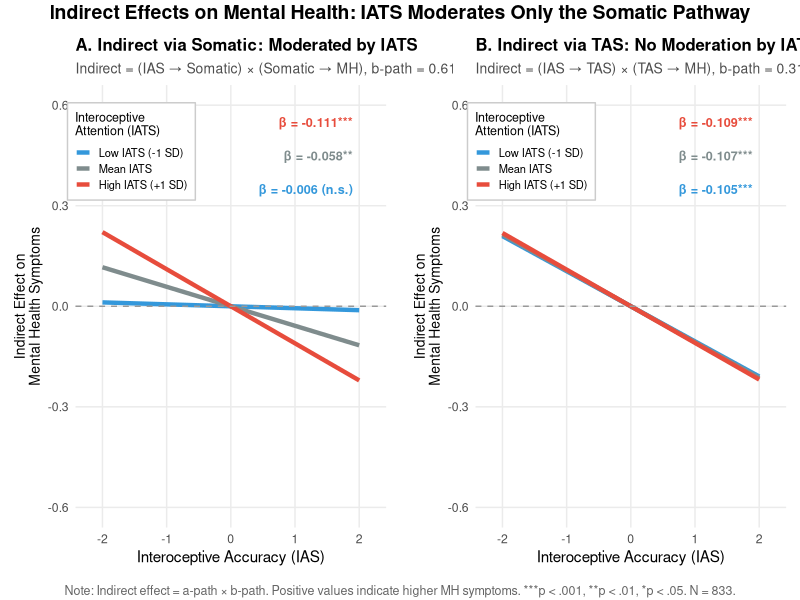

Reproduce this figure in R.
# =============================================================================
# Simple Slopes: Indirect Effects on Mental Health (Continuous IATS Moderator)
# Shows indirect effects through Somatic and TAS at Low/Mean/High IATS
# Indirect effect = (IAS -> Mediator) x (Mediator -> MH)
# =============================================================================

# Paths are relative to the repository root; run scripts from there.

library(tidyverse)
library(gridExtra)
library(grid)

# =============================================================================
# 1. LOAD DATA AND DEFINE B-PATHS FROM SEM
# =============================================================================

dfc <- read.csv("dfc_interoception_profiling.csv")

dfc$ias_z <- scale(dfc$ias)[,1]
dfc$iats_z <- scale(dfc$iats)[,1]
dfc$tas_z <- scale(dfc$tas)[,1]
dfc$somatic_z <- scale(rowMeans(cbind(scale(dfc$sss8), scale(dfc$pcs)), na.rm = TRUE))[,1]

# B-paths from SEM (Mediator -> Mental Health)
# From sem_diagram_results.txt:
b_somatic_mh <- 0.61  # Somatic -> MH
b_tas_mh <- 0.31      # TAS -> MH

cat("B-paths from SEM:\n")
cat("  Somatic -> MH: \u03B2 =", b_somatic_mh, "\n")
cat("  TAS -> MH: \u03B2 =", b_tas_mh, "\n")

# Create interaction term
dfc$ias_x_iats <- dfc$ias_z * dfc$iats_z

# Fit a-path models (IAS -> Mediators)
mod_somatic <- lm(somatic_z ~ ias_z + iats_z + ias_x_iats, data = dfc)
mod_tas <- lm(tas_z ~ ias_z + iats_z + ias_x_iats, data = dfc)

coef_som <- coef(mod_somatic)
coef_tas <- coef(mod_tas)

# =============================================================================
# 2. CALCULATE INDIRECT EFFECTS AT DIFFERENT IATS LEVELS
# =============================================================================

ias_range <- seq(-2, 2, by = 0.1)

# IATS levels and styling
iats_levels <- c(-1, 0, 1)
iats_labels <- c("Low IATS (-1 SD)", "Mean IATS", "High IATS (+1 SD)")
iats_colors <- c("Low IATS (-1 SD)" = "#3498db", "Mean IATS" = "#7f8c8d", "High IATS (+1 SD)" = "#e74c3c")

# Function to format significance
format_sig <- function(p) {
  if (p < 0.001) return("***")
  if (p < 0.01) return("**")
  if (p < 0.05) return("*")
  return(" (n.s.)")
}

# Calculate indirect effects through Somatic
indirect_somatic <- data.frame()
results_somatic <- data.frame()

for (i in 1:length(iats_levels)) {
  iats_val <- iats_levels[i]

  # A-path: simple slope of IAS -> Somatic at this IATS level
  a_path <- coef_som["ias_z"] + coef_som["ias_x_iats"] * iats_val

  # Indirect effect = a * b
  indirect_effect <- a_path * b_somatic_mh

  # Test a-path significance (indirect significance depends on a-path)
  vcov_mat <- vcov(mod_somatic)
  se_a <- sqrt(vcov_mat["ias_z", "ias_z"] +
               iats_val^2 * vcov_mat["ias_x_iats", "ias_x_iats"] +
               2 * iats_val * vcov_mat["ias_z", "ias_x_iats"])
  t_val <- a_path / se_a
  p_val <- 2 * pt(-abs(t_val), df = nrow(dfc) - 4)

  # For visualization: show effect on MH as function of IAS
  # At fixed IATS: indirect contribution = indirect_effect * IAS
  pred <- indirect_effect * ias_range

  indirect_somatic <- rbind(indirect_somatic, data.frame(
    IAS = ias_range,
    Indirect_Effect = pred,
    IATS_level = iats_labels[i],
    stringsAsFactors = FALSE
  ))

  results_somatic <- rbind(results_somatic, data.frame(
    IATS_level = iats_labels[i],
    a_path = round(a_path, 3),
    indirect = round(indirect_effect, 3),
    p = p_val,
    sig = format_sig(p_val),
    label = paste0("\u03B2 = ", round(indirect_effect, 3), format_sig(p_val)),
    stringsAsFactors = FALSE
  ))
}

indirect_somatic$IATS_level <- factor(indirect_somatic$IATS_level, levels = iats_labels)

# Calculate indirect effects through TAS
indirect_tas <- data.frame()
results_tas <- data.frame()

for (i in 1:length(iats_levels)) {
  iats_val <- iats_levels[i]

  # A-path: simple slope of IAS -> TAS at this IATS level
  a_path <- coef_tas["ias_z"] + coef_tas["ias_x_iats"] * iats_val

  # Indirect effect = a * b
  indirect_effect <- a_path * b_tas_mh

  # Test a-path significance
  vcov_mat <- vcov(mod_tas)
  se_a <- sqrt(vcov_mat["ias_z", "ias_z"] +
               iats_val^2 * vcov_mat["ias_x_iats", "ias_x_iats"] +
               2 * iats_val * vcov_mat["ias_z", "ias_x_iats"])
  t_val <- a_path / se_a
  p_val <- 2 * pt(-abs(t_val), df = nrow(dfc) - 4)

  pred <- indirect_effect * ias_range

  indirect_tas <- rbind(indirect_tas, data.frame(
    IAS = ias_range,
    Indirect_Effect = pred,
    IATS_level = iats_labels[i],
    stringsAsFactors = FALSE
  ))

  results_tas <- rbind(results_tas, data.frame(
    IATS_level = iats_labels[i],
    a_path = round(a_path, 3),
    indirect = round(indirect_effect, 3),
    p = p_val,
    sig = format_sig(p_val),
    label = paste0("\u03B2 = ", round(indirect_effect, 3), format_sig(p_val)),
    stringsAsFactors = FALSE
  ))
}

indirect_tas$IATS_level <- factor(indirect_tas$IATS_level, levels = iats_labels)

cat("\n=== INDIRECT THROUGH SOMATIC: IAS -> Somatic -> MH ===\n")
print(results_somatic)

cat("\n=== INDIRECT THROUGH TAS: IAS -> TAS -> MH ===\n")
print(results_tas)

# =============================================================================
# 3. CREATE PLOTS
# =============================================================================

label_y_positions <- c(0.55, 0.45, 0.35)

# Panel A: Indirect through Somatic (MODERATED)
p_somatic <- ggplot(indirect_somatic, aes(x = IAS, y = Indirect_Effect, color = IATS_level)) +
  geom_line(linewidth = 1.5) +
  geom_hline(yintercept = 0, linetype = "dashed", color = "gray60", linewidth = 0.5) +
  scale_color_manual(values = iats_colors, name = "Interoceptive\nAttention (IATS)") +
  scale_x_continuous(breaks = -2:2, limits = c(-2.2, 2.2)) +
  scale_y_continuous(limits = c(-0.6, 0.6)) +
  # Add labels
  annotate("text", x = 1.9, y = label_y_positions[1],
           label = results_somatic$label[results_somatic$IATS_level == "High IATS (+1 SD)"],
           color = iats_colors["High IATS (+1 SD)"], size = 3.2, fontface = "bold", hjust = 1) +
  annotate("text", x = 1.9, y = label_y_positions[2],
           label = results_somatic$label[results_somatic$IATS_level == "Mean IATS"],
           color = iats_colors["Mean IATS"], size = 3.2, fontface = "bold", hjust = 1) +
  annotate("text", x = 1.9, y = label_y_positions[3],
           label = results_somatic$label[results_somatic$IATS_level == "Low IATS (-1 SD)"],
           color = iats_colors["Low IATS (-1 SD)"], size = 3.2, fontface = "bold", hjust = 1) +
  labs(
    title = "A. Indirect via Somatic: Moderated by IATS",
    subtitle = paste0("Indirect = (IAS \u2192 Somatic) \u00d7 (Somatic \u2192 MH), b-path = ", b_somatic_mh),
    x = "Interoceptive Accuracy (IAS)",
    y = "Indirect Effect on\nMental Health Symptoms"
  ) +
  theme_minimal(base_size = 11) +
  theme(
    plot.title = element_text(size = 12, face = "bold"),
    plot.subtitle = element_text(size = 10, color = "gray30"),
    legend.position = c(0.18, 0.85),
    legend.background = element_rect(fill = "white", color = "gray80"),
    legend.key.size = unit(0.8, "lines"),
    legend.title = element_text(size = 9),
    legend.text = element_text(size = 8),
    panel.grid.minor = element_blank(),
    axis.title.y = element_text(size = 10),
    plot.margin = margin(10, 10, 10, 10)
  )

# Panel B: Indirect through TAS (UNMODERATED)
p_tas <- ggplot(indirect_tas, aes(x = IAS, y = Indirect_Effect, color = IATS_level)) +
  geom_line(linewidth = 1.5) +
  geom_hline(yintercept = 0, linetype = "dashed", color = "gray60", linewidth = 0.5) +
  scale_color_manual(values = iats_colors, name = "Interoceptive\nAttention (IATS)") +
  scale_x_continuous(breaks = -2:2, limits = c(-2.2, 2.2)) +
  scale_y_continuous(limits = c(-0.6, 0.6)) +
  # Add labels
  annotate("text", x = 1.9, y = label_y_positions[1],
           label = results_tas$label[results_tas$IATS_level == "High IATS (+1 SD)"],
           color = iats_colors["High IATS (+1 SD)"], size = 3.2, fontface = "bold", hjust = 1) +
  annotate("text", x = 1.9, y = label_y_positions[2],
           label = results_tas$label[results_tas$IATS_level == "Mean IATS"],
           color = iats_colors["Mean IATS"], size = 3.2, fontface = "bold", hjust = 1) +
  annotate("text", x = 1.9, y = label_y_positions[3],
           label = results_tas$label[results_tas$IATS_level == "Low IATS (-1 SD)"],
           color = iats_colors["Low IATS (-1 SD)"], size = 3.2, fontface = "bold", hjust = 1) +
  labs(
    title = "B. Indirect via TAS: No Moderation by IATS",
    subtitle = paste0("Indirect = (IAS \u2192 TAS) \u00d7 (TAS \u2192 MH), b-path = ", b_tas_mh),
    x = "Interoceptive Accuracy (IAS)",
    y = "Indirect Effect on\nMental Health Symptoms"
  ) +
  theme_minimal(base_size = 11) +
  theme(
    plot.title = element_text(size = 12, face = "bold"),
    plot.subtitle = element_text(size = 10, color = "gray30"),
    legend.position = c(0.18, 0.85),
    legend.background = element_rect(fill = "white", color = "gray80"),
    legend.key.size = unit(0.8, "lines"),
    legend.title = element_text(size = 9),
    legend.text = element_text(size = 8),
    panel.grid.minor = element_blank(),
    axis.title.y = element_text(size = 10),
    plot.margin = margin(10, 10, 10, 10)
  )

# =============================================================================
# 4. COMBINE AND SAVE
# =============================================================================

combined <- grid.arrange(
  p_somatic, p_tas,
  ncol = 2,
  top = textGrob("Indirect Effects on Mental Health: IATS Moderates Only the Somatic Pathway",
                 gp = gpar(fontsize = 14, fontface = "bold")),
  bottom = textGrob(sprintf("Note: Indirect effect = a-path \u00d7 b-path. Positive values indicate higher MH symptoms. ***p < .001, **p < .01, *p < .05. N = %d.", nrow(dfc)),
                    gp = gpar(fontsize = 9, col = "gray40"))
)

ggsave("plots/supplementary_plots/3_s_4_simple_slopes_indirect_continuous.png",
       combined, width = 13, height = 6, dpi = 300, bg = "white")

cat("\nFigure saved: figure_simple_slopes_indirect_continuous.png\n")

# =============================================================================
# 5. PRINT SUMMARY
# =============================================================================

cat("\n=== SUMMARY: INDIRECT EFFECTS ===\n")
cat("\nVIA SOMATIC (IAS -> Somatic -> MH):\n")
for (i in 1:nrow(results_somatic)) {
  cat(sprintf("  %s: a = %.3f, indirect %s (p = %.4f)\n",
              results_somatic$IATS_level[i], results_somatic$a_path[i],
              results_somatic$label[i], results_somatic$p[i]))
}

cat("\nVIA TAS (IAS -> TAS -> MH):\n")
for (i in 1:nrow(results_tas)) {
  cat(sprintf("  %s: a = %.3f, indirect %s (p = %.4f)\n",
              results_tas$IATS_level[i], results_tas$a_path[i],
              results_tas$label[i], results_tas$p[i]))
}

som_range <- max(results_somatic$indirect) - min(results_somatic$indirect)
tas_range <- max(results_tas$indirect) - min(results_tas$indirect)
cat(sprintf("\nIndirect effect range - Somatic: %.3f | TAS: %.3f\n", som_range, tas_range))
